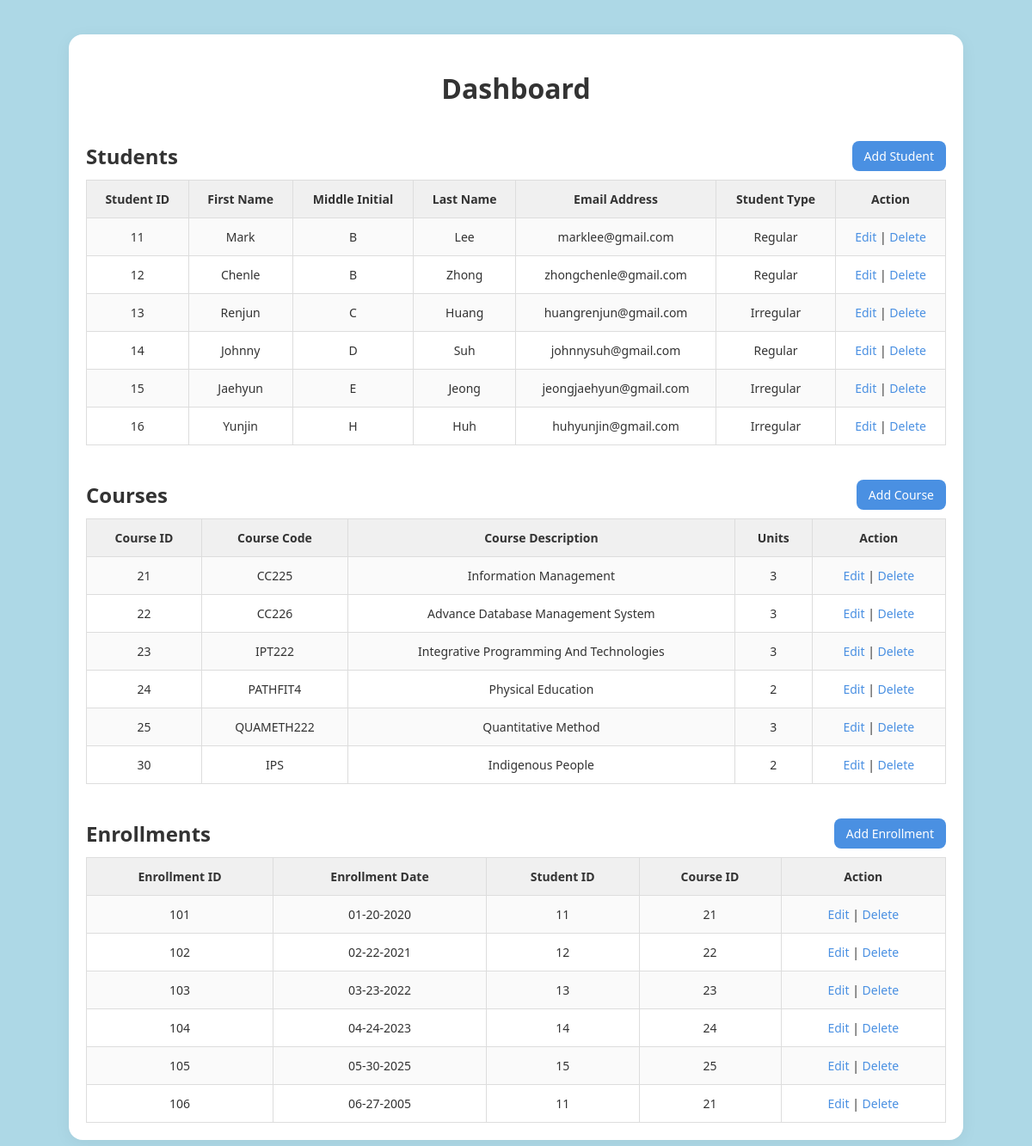
The page / on the database its author committed.
### tables this page shows
CREATE TABLE `student` (
  `stud_id` int(11) NOT NULL,
  `first_name` varchar(255) DEFAULT NULL,
  `middle_initial` varchar(255) DEFAULT NULL,
  `last_name` varchar(255) NOT NULL,
  `email_add` varchar(255) DEFAULT NULL,
  `student_type` varchar(255) DEFAULT NULL
);

CREATE TABLE `course` (
  `course_id` int(11) NOT NULL,
  `course_code` varchar(255) DEFAULT NULL,
  `course_desc` varchar(255) DEFAULT NULL,
  `units` varchar(255) DEFAULT NULL
);

CREATE TABLE `enrollment` (
  `enrollment_id` int(11) NOT NULL,
  `enrollment_date` varchar(255) DEFAULT NULL,
  `stud_id` int(11) DEFAULT NULL,
  `course_id` int(11) DEFAULT NULL
);

### index.php (the view, shortened to what this page needs)
<?php include 'db.php'; ?>
<!DOCTYPE html>
<html lang="en">
<head>
    <link rel="stylesheet" href="style.css">
</head>
<body>
<div class="container">
    <h1>Dashboard</h1>
    <div class="table-container">
        <h2>Students <a href="addstudent.php" class="btn">Add Student</a></h2>
        <table>
            <tr><th>Student ID</th><th>First Name</th><th>Middle Initial</th><th>Last Name</th><th>Email Address</th><th>Student Type</th><th>Action</th></tr>
            <?php
            $result = $conn->query("SELECT * FROM student");
            while ($row = $result->fetch_assoc()) {
                echo "<tr>
                        <td>{$row['stud_id']}</td>
                        <td>{$row['first_name']}
                        <td>{$row['middle_initial']}
                        <td>{$row['last_name']}</td>
                        <td>{$row['email_add']}</td>
                        <td>{$row['student_type']}</td>
                        <td>
                            <a href='editstudent.php?id={$row['stud_id']}'>Edit</a> |
                            <a href='deletestudent.php?id={$row['stud_id']}' onclick=\"return confirm('Are you sure you want to delete this student?')\">Delete</a>
                        </td>
                      </tr>";
            }
            ?>
        </table>
    </div>
    <div class="table-container">
        <h2>Courses <a href="addcourse.php" class="btn">Add Course</a></h2>
        <table>
            <tr><th>Course ID</th><th>Course Code</th><th>Course Description</th><th>Units</th><th>Action</th></tr>
            <?php
            $result = $conn->query("SELECT * FROM course");
            while ($row = $result->fetch_assoc()) {
                echo "<tr>
                        <td>{$row['course_id']}</td>
                        <td>{$row['course_code']}</td>
                        <td>{$row['course_desc']}</td>
                        <td>{$row['units']}</td>
                        <td>
                            <a href='editcourse.php?id={$row['course_id']}'>Edit</a> |
                            <a href='deletecourse.php?id={$row['course_id']}' onclick=\"return confirm('Are you sure you want to delete this course?')\">Delete</a>
                        </td>
                      </tr>";
            }
            ?>
        </table>
    </div>
    <div class="table-container">
        <h2>Enrollments <a href="addenrollment.php" class="btn">Add Enrollment</a></h2>
        <table>
            <tr><th>Enrollment ID</th><th>Enrollment Date</th><th>Student ID</th><th>Course ID</th><th>Action</th></tr>
            <?php
            $sql = "SELECT e.enrollment_id, e.enrollment_date, s.stud_id, c.course_id
                    FROM enrollment e
                    JOIN student s ON e.stud_id = s.stud_id
                    JOIN course c ON e.course_id = c.course_id";
            $result = $conn->query($sql);
            while ($row = $result->fetch_assoc()) {
                echo "<tr>
                        <td>{$row['enrollment_id']}</td>
                        <td>{$row['enrollment_date']}</td>
                        <td>{$row['stud_id']}</td>
                        <td>{$row['course_id']}</td>
                        <td>
                            <a href='editenrollment.php?id={$row['enrollment_id']}'>Edit</a> |
                            <a href='deleteenrollment.php?id={$row['enrollment_id']}' onclick=\"return confirm('Are you sure you want to delete this enrollment?')\">Delete</a>
                        </td>
                      </tr>";
            }
            ?>
        </table>
    </div>
</div>
</body>
</html>

### style.css (style rules this page uses)
body { font-family: 'Segoe UI', Tahoma, Geneva, Verdana, sans-serif; background-color: lightblue; margin: 0; padding: 0; color: #333; }
.container { width: 90%; max-width: 1000px; margin: 40px auto; padding: 20px; background-color: #fff; border-radius: 16px; box-shadow: 0 4px 20px rgba(0,0,0,0.05); text-align: center; }
h1 { font-size: 32px; margin-bottom: 10px; }
h2 { font-size: 24px; margin: 40px 0 10px; display: flex; justify-content: space-between; align-items: center; }
.btn { background-color: #4A90E2; color: #fff; padding: 8px 14px; border: none; border-radius: 8px; text-decoration: none; font-size: 14px; transition: background-color 0.3s ease; }
table { width: 100%; border-collapse: collapse; margin-top: 10px; font-size: 14px; }
th, td { border: 1px solid #ddd; padding: 12px; text-align: center; }
th { background-color: #f0f0f0; font-weight: 600; }
tr:nth-child(even) { background-color: #fafafa; }
a { color: #4A90E2; text-decoration: none; font-weight: 500; }

### rows shown on the page
student: stud_id "11", first_name "Mark", middle_initial "B", last_name "Lee", email_add "marklee@gmail.com", student_type "Regular"
student: stud_id "12", first_name "Chenle", middle_initial "B", last_name "Zhong", email_add "zhongchenle@gmail.com", student_type "Regular"
student: stud_id "13", first_name "Renjun", middle_initial "C", last_name "Huang", email_add "huangrenjun@gmail.com", student_type "Irregular"
student: stud_id "14", first_name "Johnny", middle_initial "D", last_name "Suh", email_add "johnnysuh@gmail.com", student_type "Regular"
student: stud_id "15", first_name "Jaehyun", middle_initial "E", last_name "Jeong", email_add "jeongjaehyun@gmail.com", student_type "Irregular"
student: stud_id "16", first_name "Yunjin", middle_initial "H", last_name "Huh", email_add "huhyunjin@gmail.com", student_type "Irregular"
course: course_id "21", course_code "CC225", course_desc "Information Management", units "3"
course: course_id "22", course_code "CC226", course_desc "Advance Database Management System", units "3"
course: course_id "23", course_code "IPT222", course_desc "Integrative Programming And Technologies", units "3"
course: course_id "24", course_code "PATHFIT4", course_desc "Physical Education", units "2"
course: course_id "25", course_code "QUAMETH222", course_desc "Quantitative Method", units "3"
course: course_id "30", course_code "IPS", course_desc "Indigenous People", units "2"
enrollment: enrollment_id "101", enrollment_date "01-20-2020", stud.stud_id "11", course.course_id "21"
enrollment: enrollment_id "102", enrollment_date "02-22-2021", stud.stud_id "12", course.course_id "22"
enrollment: enrollment_id "103", enrollment_date "03-23-2022", stud.stud_id "13", course.course_id "23"
enrollment: enrollment_id "104", enrollment_date "04-24-2023", stud.stud_id "14", course.course_id "24"
enrollment: enrollment_id "105", enrollment_date "05-30-2025", stud.stud_id "15", course.course_id "25"
enrollment: enrollment_id "106", enrollment_date "06-27-2005", stud.stud_id "11", course.course_id "21"
